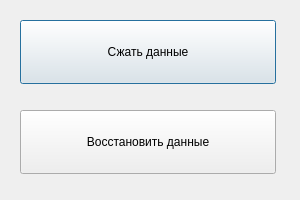
<?xml version="1.0" encoding="UTF-8"?>
<ui version="4.0">
 <class>Choose</class>
 <widget class="QDialog" name="Choose">
  <property name="geometry">
   <rect>
    <x>0</x>
    <y>0</y>
    <width>300</width>
    <height>200</height>
   </rect>
  </property>
  <property name="windowTitle">
   <string>Сжатие и восстановление данных</string>
  </property>
  <property name="windowIcon">
   <iconset>
    <normaloff>:/images/icon.png</normaloff>:/images/icon.png</iconset>
  </property>
  <widget class="QPushButton" name="compressButton">
   <property name="geometry">
    <rect>
     <x>20</x>
     <y>20</y>
     <width>256</width>
     <height>64</height>
    </rect>
   </property>
   <property name="text">
    <string>Сжать данные</string>
   </property>
  </widget>
  <widget class="QPushButton" name="decompressButton">
   <property name="geometry">
    <rect>
     <x>20</x>
     <y>110</y>
     <width>256</width>
     <height>64</height>
    </rect>
   </property>
   <property name="text">
    <string>Восстановить данные</string>
   </property>
  </widget>
 </widget>
 <layoutdefault spacing="6" margin="11"/>
 <resources/>
 <connections/>
</ui>
